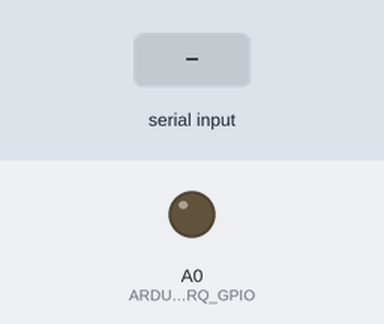
Simulated run of this sketch. Board: Arduino Uno, built with avr-gcc and run on an emulated ATmega328P. Shown: output pins drawn as LEDs (lit = HIGH). The test bench sets the inputs (shaded band). What the sketch prints to the serial monitor is not drawn.

Above: at 1.2 s.
1.3 s: "1\n" received over Serial
Timing chart, 0 to 4.3 s (numbered marks = the images above; inputs shaded):
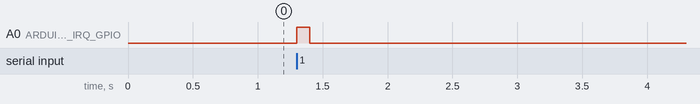

The sketch:

trigger.ino
```cpp
#define ARDUINO_IRQ_GPIO A0

void setup() {
	pinMode(ARDUINO_IRQ_GPIO, OUTPUT);
	Serial.begin(9600);
	Serial.println("Press Enter to send IRQ...");
}

void loop() {
	char in;
	if (Serial.available() > 0) {
		in = Serial.read();
		if (in == '\n') {
			digitalWrite(ARDUINO_IRQ_GPIO, HIGH);
			delay(100);
			digitalWrite(ARDUINO_IRQ_GPIO, LOW);
			Serial.println("IRQ signal sent!");
		}
	}
}
```

Measured:
- after the input at 1.3 s, A0 (ARDUINO_IRQ_GPIO): LOW → HIGH at once, → LOW 0.10 s later
